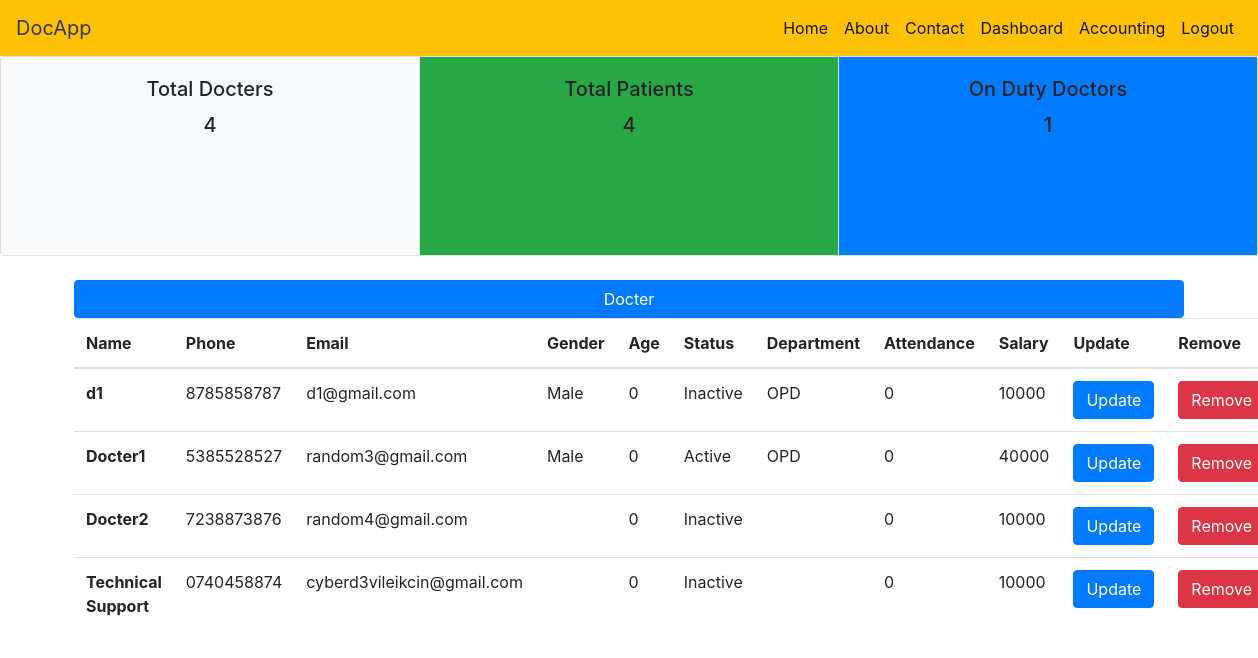
Page /hr_dashboard/ on the earlier database version.
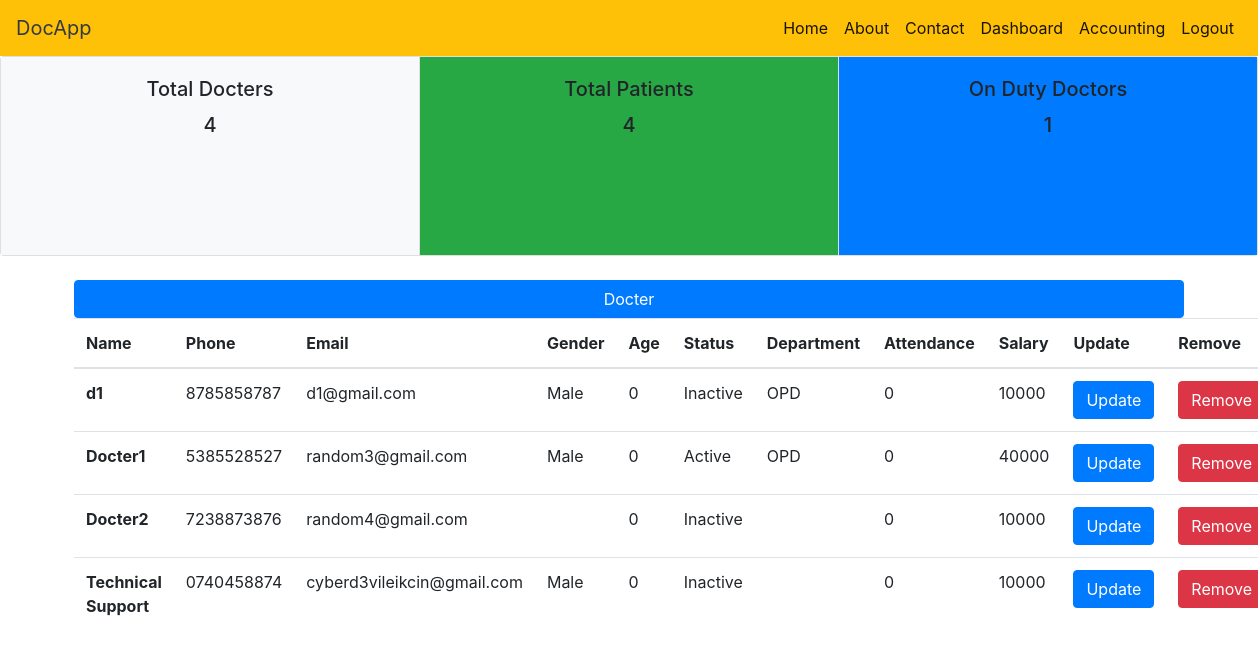
Same page on the later database version.
### DOCTER/models.py (models this page shows)
class Docter(models.Model):
	name = models.CharField(max_length=40)
	phone = models.CharField(max_length=12,default="",unique=True)
	email = models.CharField(max_length=50,unique=True)
	gender = models.CharField(max_length=30)
	address = models.CharField(max_length=200)
	age = models.IntegerField(default= 0)
	blood = models.CharField(max_length=10)
	username = models.OneToOneField(User,on_delete = models.CASCADE)
	status = models.BooleanField(default = 0)
	department = models.CharField(max_length=30 , default = "")
	attendance = models.IntegerField(default = 0)
	salary = models.IntegerField(default = 10000)

### COMMON_APP/views.py (the view)
# urls.py: path('hr_dashboard/', hr_dashboard , name = 'hr_dashboard'),
def hr_dashboard(request):
	status = False
	if request.user:
		status = request.user
	all_p = Patient.objects.all()
	all_d = Docter.objects.all()
	active_d = Docter.objects.filter(status = 1)
	return render(request , 'hr_dashboard.html' ,{"all_p":len(all_p) ,"all_d":len(all_d) ,"all_data" : all_d , "active_d":len(active_d) ,'user' : "H" , 'status' : status})

### templates/hr_dashboard.html (shortened to what this page needs)
<!DOCTYPE html>
<html>
<head>
	<link rel="stylesheet" href="https://stackpath.bootstrapcdn.com/bootstrap/4.5.0/css/bootstrap.min.css" >
	</head>
<body>
 {% include "nav.html" %}
 <div class="card-group">
  <div class="card">
    <div class="card-body bg-light">
      <h5 class="card-title">Total Docters</h5>
      <h5>{{ all_d }}</h5>
    </div>
  </div>
  <div class="card">
    <div class="card-body bg-success">
      <h5 class="card-title">Total Patients</h5>
      <h5>{{ all_p }}</h5>
    </div>
  </div>
  <div class="card">
    <div class="card-body bg-primary">
      <h5 class="card-title">On Duty Doctors</h5>
      <h5>{{ active_d }}</h5>
    </div>
  </div>
</div>
<br>
<div class="container">
<div class="row">
	<div class="col-sm-12">
		<button class="btn btn-primary">Docter</button>
		<table class="table">
  <thead>
    <tr>
      <th scope="col">Name</th>
      <th scope="col">Phone</th>
      <th scope="col">Email</th>
      <th scope="col">Gender</th>
      <th scope="col">Age</th>
      <th scope="col">Status</th>
      <th scope="col">Department</th>
      <th scope="col">Attendance</th>
      <th scope="col">Salary</th>
      <th scope="col">Update </th>
      <th scope="col">Remove</th>
    </tr>
  </thead>
  <tbody>
  	  	{% for data in all_data %}
    <tr>
      <th scope="row">{{ data.name }}</th>
      <td> {{ data.phone }}</td>
      <td> {{ data.email }} </td>
      <td> {{ data.gender }}</td>
      <td> {{ data.age }}</td>
      {% if data.status %}
      <td> Active</td>
      {% else %}
      <td> Inactive</td>
{% endif %}
      <td> {{ data.department }}</td>
      <td> {{ data.attendance }}</td>
      <td> {{ data.salary }}</td>
      <td><a href="{% url 'update_docter' id=data.id %}" class="btn btn-primary" >Update</a></td>
      <td><a href="{% url 'delete_docter' %}" class="btn btn-danger" >Remove</a></td>
    </tr>
    {% endfor %}
  </tbody>
</table>
	</div>
  </div>
</div>
</body>
</html>

Differences in the rows shown:
changed Docter "Technical Support": gender (not shown) → "Male"
